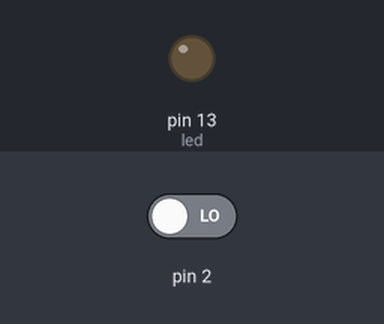
The sketch below on a simulated Arduino Uno, built with avr-gcc and run on an emulated ATmega328P. Shown: output pins drawn as LEDs (lit = HIGH). The test bench sets the inputs (shaded band); at power-on: pin 2 LOW.

Above: at 1.2 s.
1.3 s: pin 2 driven HIGH
At 2.4 s:
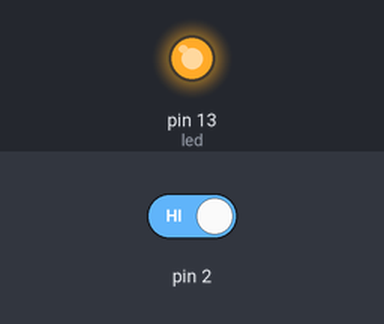
Timing chart, 0 to 4.3 s (numbered marks = the images above; inputs shaded):
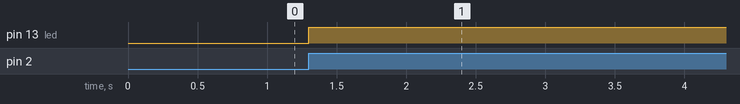

Measured:
- after the input at 1.3 s, pin 13 (led): LOW → HIGH at once

The sketch:

EXTI.ino
```cpp
#define led 13

void setup()
{
  pinMode(led, OUTPUT);
  attachInterrupt(digitalPinToInterrupt(2), EXTI_INTERRUPT2, RISING);
}

void loop()
{

}

void EXTI_INTERRUPT2()
{
  digitalWrite(led, HIGH);
}

void EXTI_INTERRUPT3()
{
}
```
